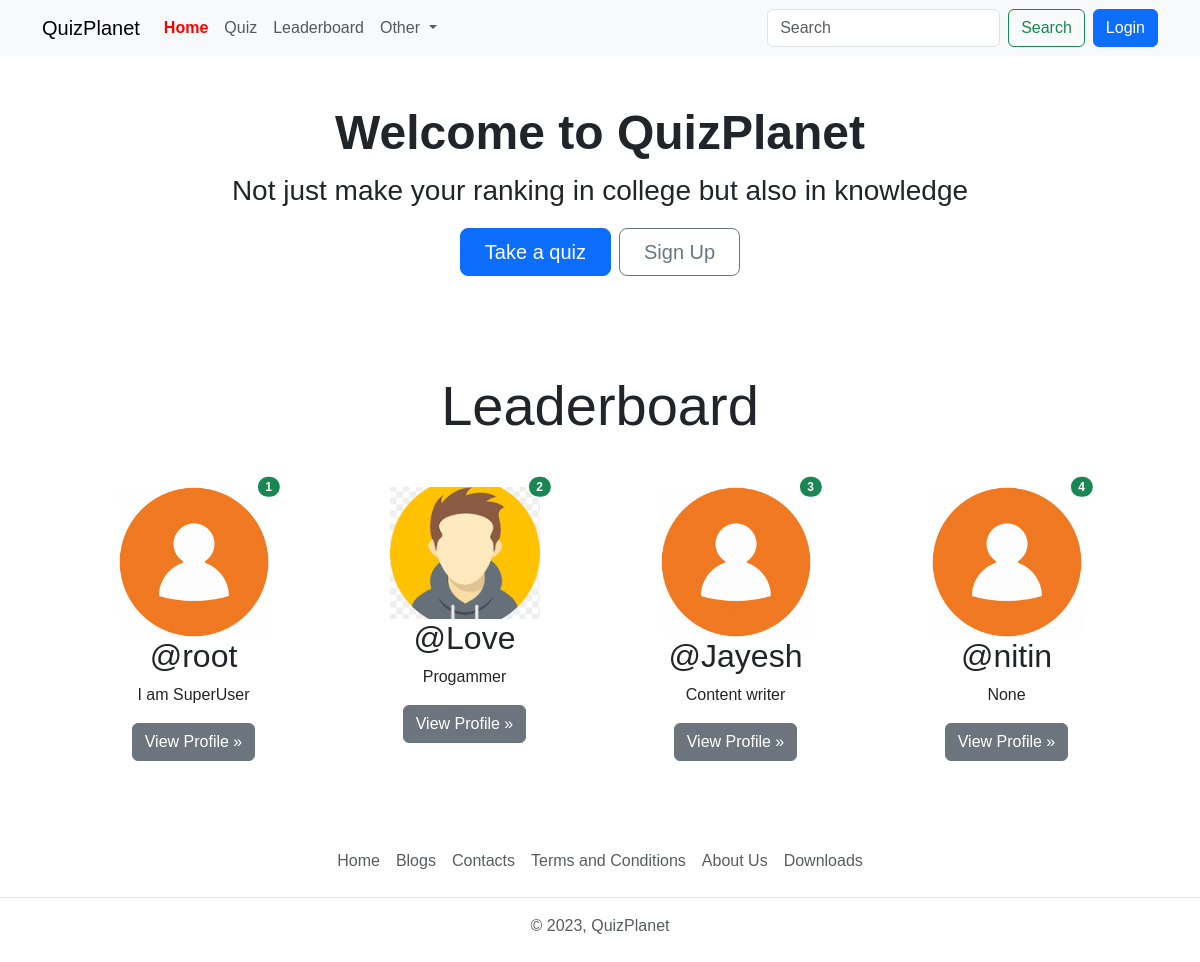
The page / on the database its author committed.
### quiz/models.py (models this page shows, shortened)
class UserRank(models.Model):
    user=models.OneToOneField(User,on_delete=models.CASCADE)
    rank=models.IntegerField(null=True,blank =True)
    total_score = models.IntegerField(null=True,blank=True)

### account/models.py (models this page shows, shortened)
class Profile(models.Model):
    user=models.OneToOneField(User,on_delete=models.CASCADE,null=True,verbose_name='User Object') #verbose name
    bio = models.TextField(blank=True,null=True)
    profile_img=models.ImageField(upload_to='profile_images',default='user.png',blank=True,null=True,verbose_name='Profile Pic')
    location=models.CharField(max_length=100,blank=True,null=True)
    GENDER=(
        ('Male','Male'),
        ('Female','Female'),
        ('Other','Other'),
    )
    gender=models.CharField(max_length=6,choices=GENDER,blank=True,null=True)

### base/views.py (the view)
# urls.py: 2. Add a URL to urlpatterns:  path('', views.home, name='home')
def home(request):
    leaderboard_users = UserRank.objects.order_by('rank')[:4]
    if request.user.is_authenticated:
        user_object = User.objects.get(username=request.user)
        user_profile2 = Profile.objects.get(user=user_object)
        context = {"user_profile2": user_profile2, "leaderboard_users": leaderboard_users}
    else:
        context = {"leaderboard_users": leaderboard_users,"home":"active"}
    return render(request, 'welcome.html', context)

### templates/welcome.html
{% extends "index.html" %}
{% load static %}
{% block content %}
    <div class="container text-center my-5">
        <h1 class="display-5 fw-bold my-2">Welcome to QuizPlanet</h1>
        <p class="fs-3">Not just make your ranking in college but also in knowledge</p>
        <div class="d-inline-flex gap-2 mb-5">
            <a href="{% url "all_quiz" %}" class="d-inline-flex align-items-center btn btn-primary btn-lg px-4">
                Take a quiz
            </a>
            {% if not request.user.is_authenticated %}
            <a href="{% url 'register' %}" class="btn btn-outline-secondary btn-lg px-4" type="button">
                Sign Up
            </a>
            {% endif %}
        </div>
    </div>
    <div class="container text-center">
        <h1 class="display-4 text-center my-5">Leaderboard</h1>
        <div class="row row-cols-sm-1 row-cols-md-2 row-cols-lg-3 row-cols-xl-4 mx-3">
            {% if leaderboard_users|length == 0 %}
                <div class="col-lg-4 position-relative mb-4">
                <h4 class="text-center text-danger">No User Available On Leaderboard</h4>
            {% else %}
                {% for rank in leaderboard_users  %}
                    <div class="col-lg-4 position-relative mb-4">
                        <img src="{{ rank.user.profile.profile_img.url }}" class="img-fluid" width="150" height="150" alt="user-profile">
                        <span class="position-absolute top-0 start-90 translate-middle badge rounded-pill bg-success">{{ forloop.counter }}</span>
                        <h2 class="fw-normal">@{{ rank.user.username }}</h2>
                        <p>{{ rank.user.profile.bio|truncatewords:5 }}</p>
                        <p><a class="btn btn-secondary" href="{% url "profile" rank.user.username %}">View Profile »</a></p>
                    </div>
                {% endfor %}
            {% endif %}
        </div>
    </div>
{% endblock content %}

### static/css/style.css (style rules this page uses)
* { font-family: 'Trebuchet MS', 'Lucida Sans Unicode', 'Lucida Grande', 'Lucida Sans', Arial, sans-serif; }

### rows shown on the page
UserRank: user.profile.profile_img (placeholder picture), user.username "root", user.profile.bio "I am SuperUser"
UserRank: user.profile.profile_img (picture), user.username "Love", user.profile.bio "Progammer"
UserRank: user.profile.profile_img (placeholder picture), user.username "Jayesh", user.profile.bio "Content writer"
UserRank: user.profile.profile_img (placeholder picture), user.username "nitin", user.profile.bio "None"
